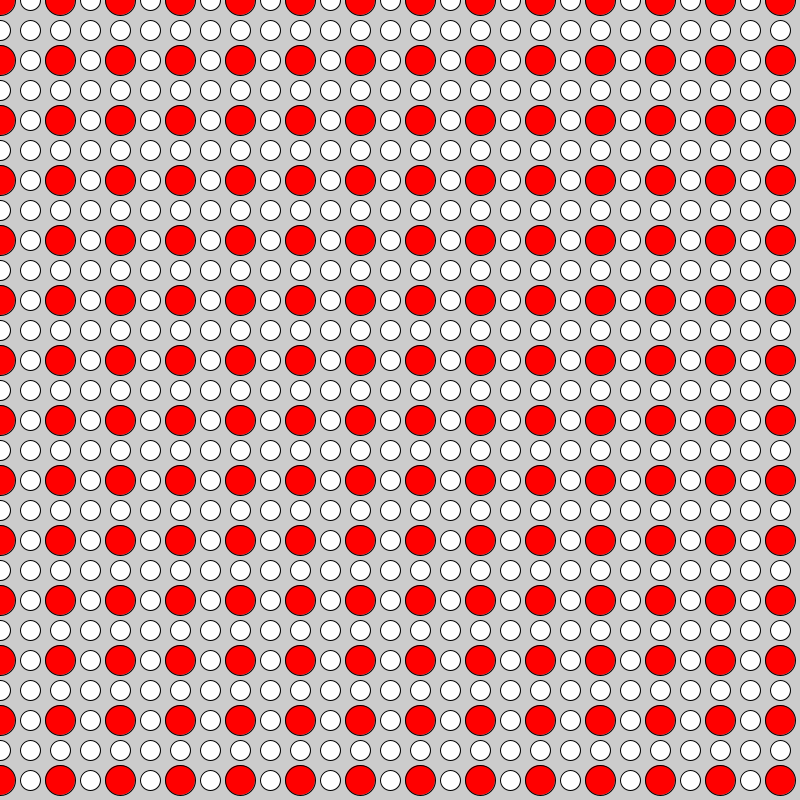
Frame 1 (no input)
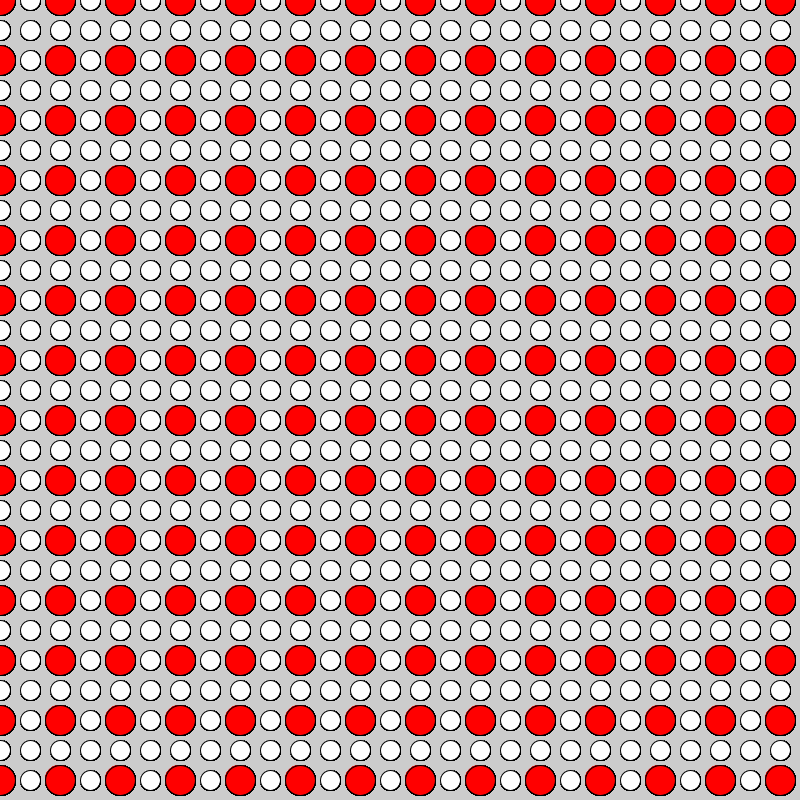
Frame 60 (the mouse pressed at the canvas centre just before this capture)
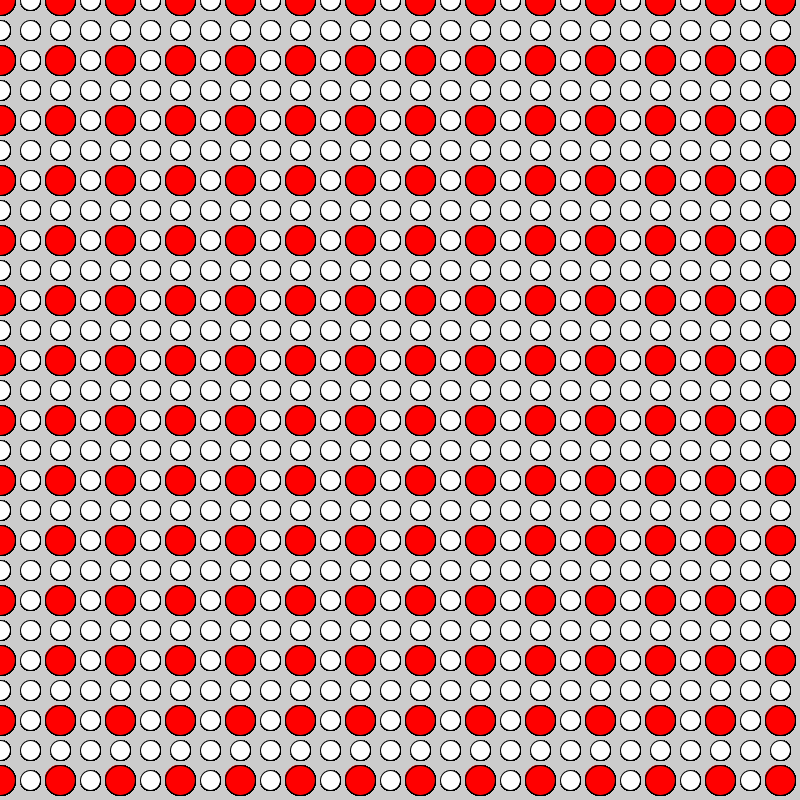
Frame 120 (the mouse held since frame 60 and released just before this capture)

The Processing sketch that drew these frames (run headless with seeded random() and noise(); from frame 60 on, the mouse is pressed at the canvas centre):

// Processing sketch: moduloForLoop
// ── moduloForLoop.pde
float tam = 20;

void setup() {
  size(800, 800);
}

void draw() {

  for (int i=0; i<100; i++) {
    for (int j=0; j<100; j++) {
      if (i%2==0 && j%2==0) {
        fill(255, 0, 0);
        tam=30;
      } else {
        fill(255);
        tam=20;
      }
      circle(i*30, j*30, tam);
    }
  }
}
